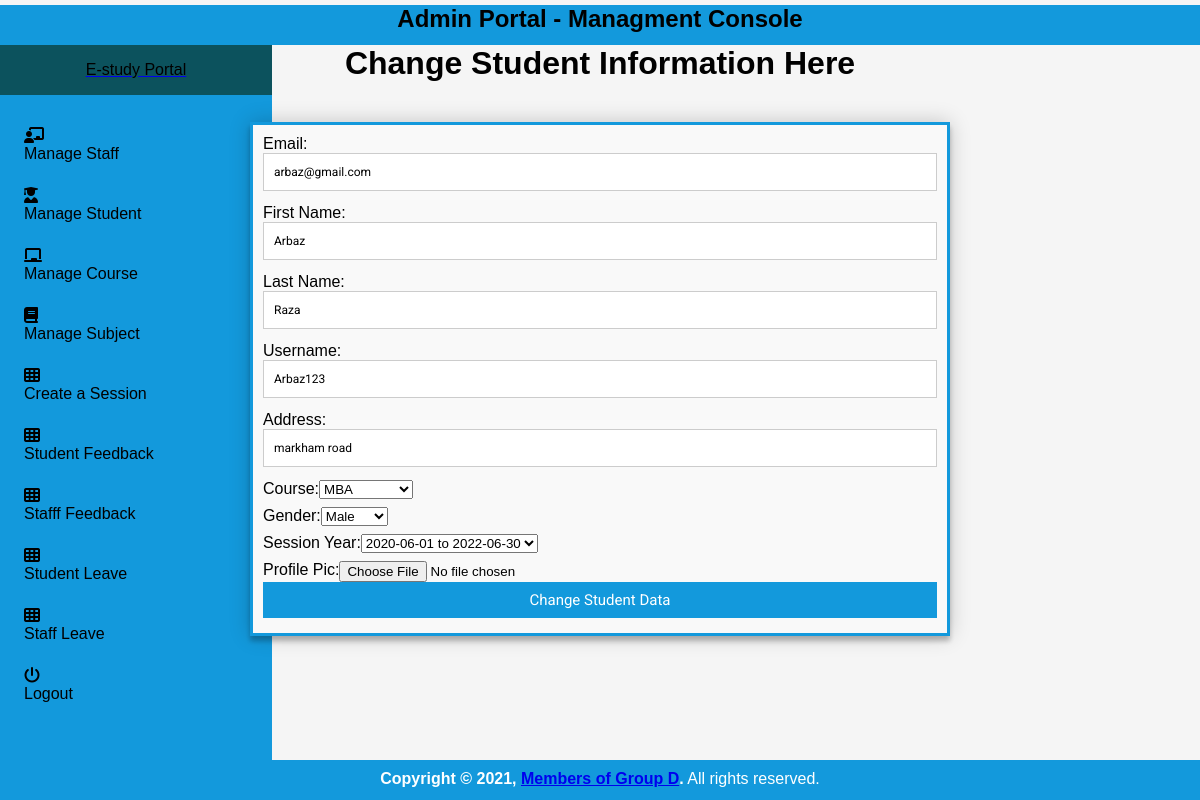
The app's page /edit_student/5 (signed in) with its own data.
### student_management_app/models.py (models this page shows)
class CustomUser(AbstractUser):
    user_type_data = ((1, "HOD"), (2, "Staff"), (3, "Student"))
    user_type = models.CharField(default=1, choices=user_type_data, max_length=10)

class Students(models.Model):
    id = models.AutoField(primary_key=True)
    admin = models.OneToOneField(CustomUser, on_delete = models.CASCADE)
    gender = models.CharField(max_length=50)
    profile_pic = models.FileField()
    address = models.TextField()
    course_id = models.ForeignKey(Courses, on_delete=models.DO_NOTHING, default=1)
    session_year_id = models.ForeignKey(SessionYearModel, on_delete=models.CASCADE)
    created_at = models.DateTimeField(auto_now_add=True)
    updated_at = models.DateTimeField(auto_now=True)
    objects = models.Manager()

### student_management_app/HodViews.py (the view)
# urls.py: path('edit_student/<student_id>', HodViews.edit_student, name="edit_student"),
def edit_student(request, student_id):
    request.session['student_id'] = student_id
    student = Students.objects.get(admin=student_id)
    form = EditStudentForm()
    form.fields['email'].initial = student.admin.email
    form.fields['username'].initial = student.admin.username
    form.fields['first_name'].initial = student.admin.first_name
    form.fields['last_name'].initial = student.admin.last_name
    form.fields['address'].initial = student.address
    form.fields['course_id'].initial = student.course_id.id
    form.fields['gender'].initial = student.gender
    form.fields['session_year_id'].initial = student.session_year_id.id
    context = {
        "id": student_id,
        "username": student.admin.username,
        "form": form
    }
    return render(request, "hod_template/edit_student_template.html", context)

### student_management_app/LoginCheckMiddleWare.py (called while the page is built, shortened)
    def process_view(self, request, view_func, view_args, view_kwargs):
        modulename = view_func.__module__
        user = request.user
        if user.is_authenticated:
            if user.user_type == "1":
                if modulename == "student_management_app.HodViews":
                    pass
                elif modulename == "student_management_app.views" or modulename == "django.views.static":
                    pass
                else:
                    return redirect("admin_profile")
            else:
                return redirect("home")

### student_management_app/templates/hod_template/edit_student_template.html (shortened to what this page needs)
{% extends 'hod_template/base_template.html' %}
{% block page_title %}
    Change Student Information Here
{% endblock page_title %}
{% block main_content %}
{% load static %}
<html>
<head>
</head>
<body>
<div class="container">
        <div class="container-fluid">
            <div class="row">
                <div class="col-md-12">
                    <div class="card card-primary">
                    {% url 'edit_student_save' as action_path %}
                    {% include 'hod_template/form_template.html' with messages=messages form=form action_path=action_path button_text="Change Student Data" %}
                    </div>
                </div>
            </div>
        </div>
</div></body></html>
  {% endblock main_content %}

### student_management_app/templates/hod_template/form_template.html (shortened to what this page needs)
<html>
<head>
</head>
<body>
<div class="container">
                    <form id="contact" role="form" method="POST" action="{{ action_path }}" enctype="multipart/form-data" style="margin-top: 40px;">
                        <div class="card-body">
                            {% for field in form %}
                                <div class="form-group">
                                    {{ field.label_tag }}
                                    {{ field }}
                                </div>
                            {% endfor %%}
                        </div>
                        <div class="card-footer">
                        <button type="submit" class="btn btn-primary" style="background-color: #1399DC;">{{ button_text }}</button>
                        </div>
                    </form></div></body></html>

### student_management_app/templates/hod_template/base_template.html (style rules this page uses)
* { box-sizing: border-box; }
body { margin: 0; padding: 0; font-family: Arial, Helvetica, sans-serif; width: 100%; height: 100%; background-color: whitesmoke; }

### student_management_app/templates/hod_template/sidebar_template.html (style rules this page uses)
* { box-sizing: border-box; margin: 0; padding: 0; font-family: "Quicksand", sans-serif; }
body { display: flex; flex-direction: row; background-color: #b4a5a5; }

### student_management_app/templates/hod_template/edit_student_template.html (style rules this page uses)
* { margin: 0; padding: 0; box-sizing: border-box; -webkit-box-sizing: border-box; -moz-box-sizing: border-box; -webkit-font-smoothing: antialiased; -moz-font-smoothing: antialiased; -o-font-smoothing: antialiased; font-smoothing: antialiased; text-rendering: optimizeLegibility; }
body { background: whitesmoke; }
.container { max-width: 700px; width: 100%; margin: 0 auto; position: relative; }
#contact input[type="text"], #contact input[type="email"], #contact input[type="tel"], #contact input[type="url"], #contact textarea, #contact button[type="submit"] { font: 400 12px/16px "Roboto", Helvetica, Arial, sans-serif; }
#contact { background: #F9F9F9; padding: 25px; box-shadow: 0 0 20px 0 rgba(0, 0, 0, 0.2), 0 5px 5px 0 rgba(0, 0, 0, 0.24); padding-top: 40px; width: 100%; border: 3px solid #1399DC; padding: 10px; }
#contact input[type="text"], #contact input[type="email"], #contact input[type="tel"], #contact input[type="url"], #contact textarea { width: 100%; border: 1px solid #ccc; background: #FFF; margin: 0 0 5px; padding: 10px; }
#contact button[type="submit"] { cursor: pointer; width: 100%; border: none; background: #4CAF50; color: #FFF; margin: 0 0 5px; padding: 10px; font-size: 15px; }
.row { max-font-size: 700px; }

### student_management_app/templates/hod_template/form_template.html (style rules this page uses)
* { margin: 0; padding: 0; box-sizing: border-box; -webkit-box-sizing: border-box; -moz-box-sizing: border-box; -webkit-font-smoothing: antialiased; -moz-font-smoothing: antialiased; -o-font-smoothing: antialiased; font-smoothing: antialiased; text-rendering: optimizeLegibility; }
body { background: whitesmoke; }
.container { max-width: 700px; width: 100%; margin: 0 auto; position: relative; }
#contact input[type="text"], #contact input[type="email"], #contact input[type="tel"], #contact input[type="url"], #contact textarea, #contact button[type="submit"] { font: 400 12px/16px "Roboto", Helvetica, Arial, sans-serif; }
#contact { background: #F9F9F9; padding: 25px; box-shadow: 0 0 20px 0 rgba(0, 0, 0, 0.2), 0 5px 5px 0 rgba(0, 0, 0, 0.24); padding-top: 40px; width: 100%; border: 3px solid #1399DC; padding: 10px; }
#contact input[type="text"], #contact input[type="email"], #contact input[type="tel"], #contact input[type="url"], #contact textarea { width: 100%; border: 1px solid #ccc; background: #FFF; margin: 0 0 5px; padding: 10px; }
#contact button[type="submit"] { cursor: pointer; width: 100%; border: none; background: #4CAF50; color: #FFF; margin: 0 0 5px; padding: 10px; font-size: 15px; }
.row { max-font-size: 700px; }

### records on screen
CustomUser: form "arbaz@gmail.com" "Arbaz" "Raza" "Arbaz123"
Students: form "markham road" "MBA" "Male" "2020-06-01 to 2022-06-30"

### other values on screen
{{ field.label_tag }} "Email:" "First Name:" "Last Name:" "Username:" "Address:" "Course:" "Gender:" "Session Year:" "Profile Pic:"
{{ button_text }} "Change Student Data"
